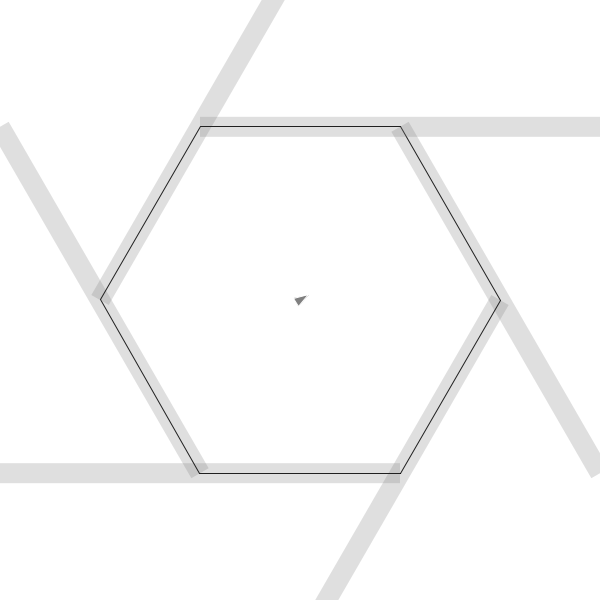
Frame 1 (no input)
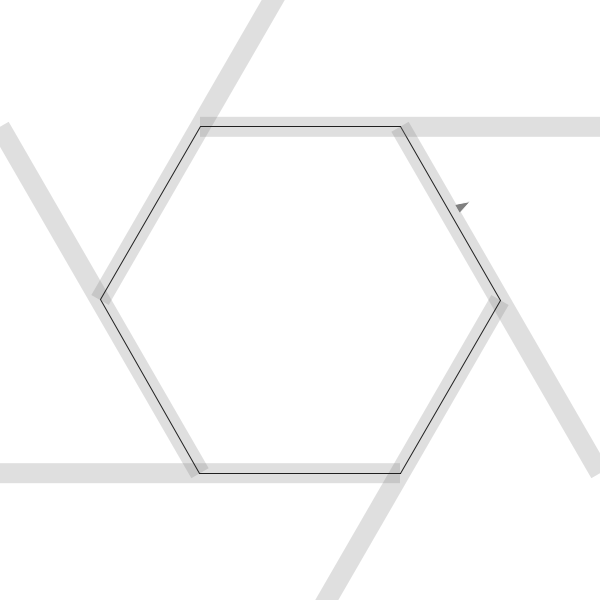
Frame 60 (the mouse pressed at the canvas centre just before this capture)
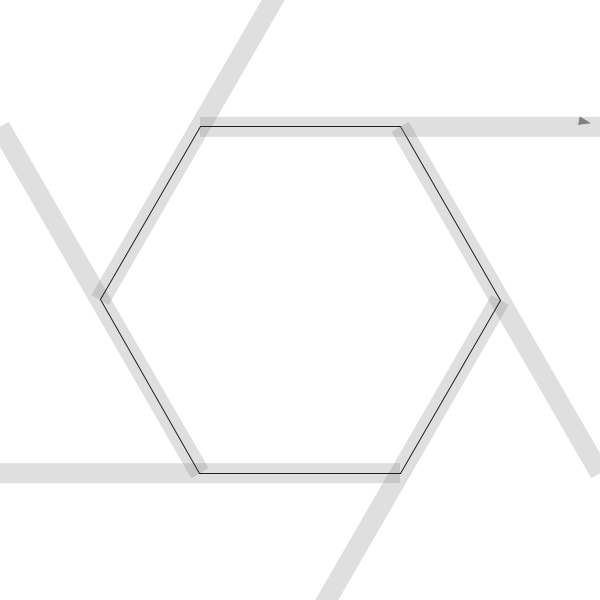
Frame 120 (the mouse held since frame 60 and released just before this capture)

The Processing sketch that drew these frames (run headless with seeded random() and noise(); from frame 60 on, the mouse is pressed at the canvas centre):

// Processing sketch: steeringpath
// ── steeringpath.pde
//Path path;
ArrayList<Vehicle> vehicles = new ArrayList<Vehicle>(100);
//PVector mouse;
//Vehicle v;
void setup() {
  size(600, 600);
  //mouse = new PVector(mouseX, mouseY);
  //v = new Vehicle(width / 2, height / 2);


  vehicles.add(new Vehicle(width / 2, height / 2));
  //path = new Path(0, random(height), width, random(height), 10);
  float angle = TWO_PI / 6;
  float radius = width / 3;
  float cx = width / 2;
  float cy = height / 2;
  float sx = 0, sy = 0;
  float lx = 0, ly = 0;
  lx = cx + radius * cos(angle * 5);
  ly = cy + radius * sin(angle * 5);
  for (float i = 0; i < 6; i += 1) {
    sx = cx + radius * cos(angle * i);
    sy = cy + radius * sin(angle * i);
    paths.add(new Path(lx, ly, sx, sy, 10));
    println(sx + "," + sy + " " + lx + "," + ly);
    lx = sx;
    ly = sy;
    
  }
}


void draw() {
  background(255);
  stroke(255);
  fill(128);

  for (Vehicle v : vehicles ) {
    //PVector find = flowfield.find(v.pos); 
    //println(find);
    //v.seek(find);
    //v.follow(path);
    v.follow(paths);
    v.update();
    v.draw();
  }

  for (Path path : paths) {
    path.draw();
  }




  //mouse.set(mouseX, mouseY);
  //ellipse(mouse.x, mouse.y, 20,20); 
  //v.seek(mouse);
  //v.update();
  //v.draw();
}

void mouseReleased() {
  vehicles.add(new Vehicle(mouseX, mouseY));
}
// ── FlowField.pde
//class FlowField {
//  PVector[][] field;
//  int cols, rows;
//  int res;
//  float zoff;

//  FlowField(int res) {
//    this.res = res;
//    cols = width  /res;
//    rows = height / res;
//    field = new PVector[cols][rows];
//    zoff = 0;
//    init();
//    newValues();
//  }

//  PVector find(PVector pos) {
//    int column = int(constrain(pos.x / res, 0, cols-1));
//    int row = int(constrain(pos.y / res, 0, rows-1));
//    //ellipse(pos.x, pos.y, 50,50);
//    //println(column + "," + row + ": " + field[column][row]);
//    return field[column][row].copy();
//  }

//  void draw() {

//    for (int x = 0; x < field.length; x += 1) {

//      for (int y = 0; y < field[x].length; y += 1) {
//        float xx = x * res;
//        float yy = y * res;
//        //line(xx, yy, xx + (field[x][y].x * res), yy + (field[x][y].y * res));
//        drawVector(field[x][y], xx, yy, res - 2);
//      }
//    }
//  }

//  void drawVector(PVector v, float x, float y, float scale) {
//    pushMatrix();
//    translate(x, y);
//    stroke(128, 100);
//    rotate(v.heading());
//    float len = v.mag() * scale;
//    line(0, 0, len, 0);
//    popMatrix();
//  }

//  void init() {

//    for (int x = 0; x < field.length; x += 1) {

//      for (int y = 0; y < field[x].length; y += 1) {

//        field[x][y] = new PVector(0, 0);
//      }
//    }
//  }
//  void newValues() {
//    zoff += 0.001;
//    float xoff = 0;
//    for (int x = 0; x < field.length; x += 1) {
//      float yoff = 0;
//      for (int y = 0; y < field[x].length; y += 1) {
//        float theta = map(noise(xoff, yoff, zoff), 0, 1, 0, TWO_PI);
//        field[x][y].set(cos(theta), sin(theta));
//        yoff += 0.1;
//      }
//      xoff += 0.1;
//    }
//  }

//  void update() {
//    newValues();
//    //if (frameCount % 10 == 0) {
//    //  zoff += 0.01;
//    //  init();
//    //}
//  }
//}
// ── Path.pde
ArrayList<Path> paths = new ArrayList<Path>();
class Path {
  PVector start, end;
  PVector AB;
  float r;
  
  Path(float sx, float sy, float ex, float ey, float r) {
    start = new PVector(sx, sy);
    end = new PVector(ex, ey);
    AB = PVector.sub(end, start);
    this.r = r;
    
  }
  
  void draw() {
    stroke(0);
    line(start.x, start.y, end.x, end.y);
    pushMatrix();
    noStroke();
    fill(128, 64);
    translate(start.x, start.y);
    rotate(AB.heading());
    rect(0,-r,AB.mag()*2,r*2);
    popMatrix();
  }
}
// ── Vehicle.pde
class Vehicle {
  float maxSpeed = 4;
  float maxForce = 0.2;
  PVector pos, acc, vel;
  float rad = 5;
  float diam = rad * 2;


  Vehicle(float x, float y) {
    this.pos = new PVector(x, y);
    acc = new PVector(0,0);
    vel = new PVector(0,0);
    maxSpeed = random(1,5);
    maxForce = random(0.1,0.6);
  }

  void update() {
    //println(pos + " " + vel + " " + acc);
    vel.add(acc);
    vel.limit(maxSpeed);
    
    pos.add(vel);
    acc.mult(0);
    //
    if (pos.x < -diam) {
      pos.x = width + diam;
    }

    if (pos.x > width + diam) {
      pos.x = -diam;
    }

    if (pos.y < -diam) {
      pos.y = width + diam;
    }

    if (pos.y > width + diam) {
      pos.y = - diam;
    }
  }
  
  void follow(ArrayList<Path> paths) {
    Path shortest = null;
    float shortestDist = 1000000;
    for (Path path : paths) {
      float dist = follow(path, false);
      if (dist < shortestDist) {
        shortest = path;
        shortestDist = dist;
      }
    }
    
    if (shortest != null) {
      follow(shortest, true);
    }
  }

  float follow(Path path, boolean seek) {
    PVector predict = vel.copy();
    predict.normalize();
    predict.mult(maxSpeed * 10);
    predict.add(pos);
    PVector normal = getNormalPoint(path,predict,path.start,path.end);
    float dist = PVector.dist(predict, normal);
    if (dist > path.r && seek) {
      seek(normal);
    }
    return dist;
  }

  void seek(PVector target) {
    PVector desired = PVector.sub(target, pos);
    //desired.normalize();
    //float dist = desired.mag();
    //if (dist < 100) {
    //  desired.setMag(map(dist, 0, 100, 0, maxSpeed));
    //} else {
      desired.setMag(maxSpeed);
    //}
    PVector steer = PVector.sub(desired, vel);
    steer.limit(maxForce);

    applyForce(steer);
  }

  void applyForce(PVector force) {
    acc.add(force);
  }

  void draw() {
    stroke(255);
    fill(128);
    pushMatrix();

    translate(pos.x, pos.y);
    rotate(vel.heading()+ PI/2);
    beginShape();
    vertex(0, -diam);
    vertex(rad, rad);
    vertex(-rad, rad);
    endShape(CLOSE);
    popMatrix();
    
    //flowfield.drawVector(PVector.sub(vel, pos),pos.x,pos.y,0.5);
  }
}
// ── utils.pde
PVector getNormalPoint(Path path, PVector loc, PVector start, PVector end) {
  PVector a = PVector.sub(loc, start);
  PVector b = PVector.sub(end, start);
  
  //float theta = PVector.angleBetween(a,b);
  //float d = a.mag() * cos(theta);
  b.normalize();
  b.mult( a.dot(b));
  return PVector.add(path.start, b);
  
}
